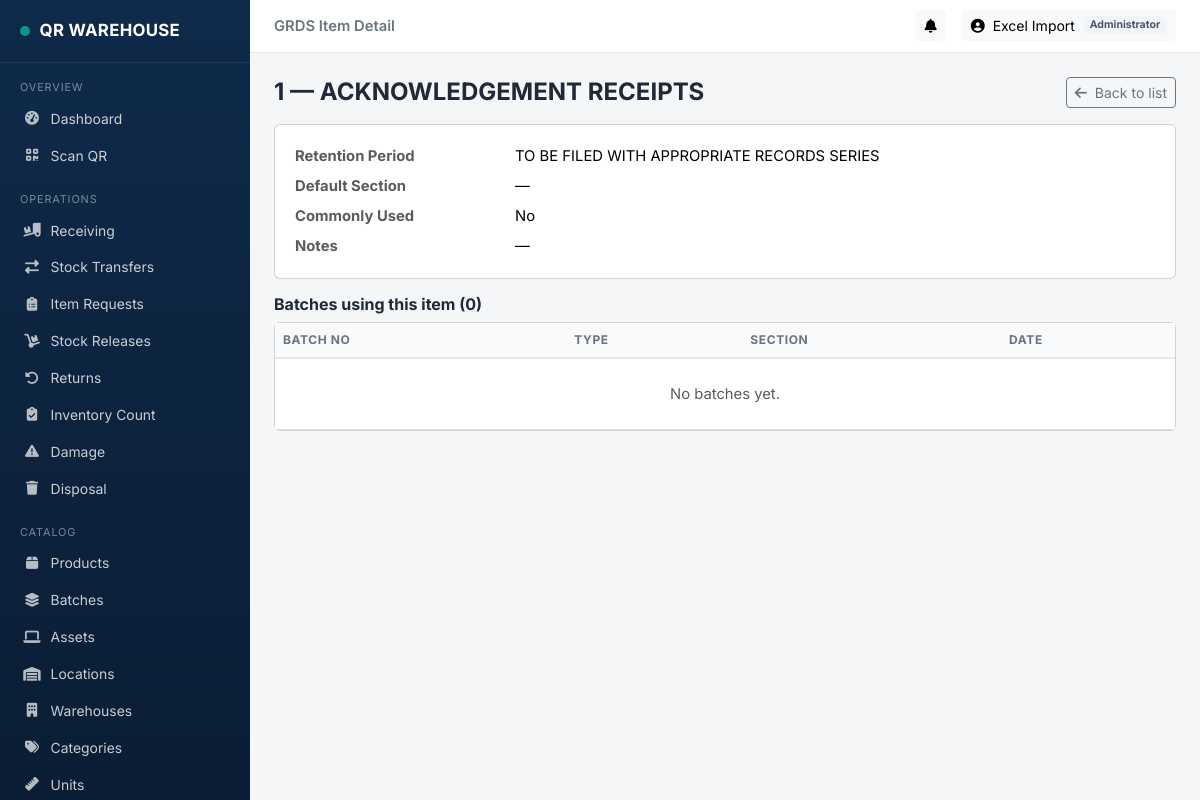
Screenshot of /records/grds-items/1/ (signed in) with the database file from the repository.
### backend/models.py (models this page shows, shortened)
class User(AbstractUser):
    class Role(models.TextChoices):
        ADMIN = 'admin', 'Administrator'
        MANAGER = 'manager', 'Warehouse Manager'
        STAFF = 'staff', 'Warehouse Staff'
        REQUESTER = 'requester', 'Requesting Department'
        AUDITOR = 'auditor', 'Auditor / Viewer'
    role = models.CharField(max_length=20, choices=Role.choices, default=Role.STAFF)
    employee_id = models.CharField(max_length=30, blank=True)
    department = models.CharField(max_length=100, blank=True)
    phone = models.CharField(max_length=30, blank=True)
    is_active_employee = models.BooleanField(default=True)

### records/models.py (models this page shows, shortened)
class GRDSItem(TimeStampedModel):
    class ScanningStatus(models.TextChoices):
        SCANNED = 'scanned', 'Scanned'
        UNSCANNED = 'unscanned', 'Unscanned'
        NOT_APPLICABLE = 'not_applicable', 'Not Applicable'
    item_no = models.CharField(
        max_length=30, unique=True,
        help_text="GRDS Item No. as printed in the schedule, e.g. 'SSSRDS 9', '74', '26'.")
    records_series_title = models.CharField(max_length=255)
    retention_period = models.CharField(
        max_length=150,
        help_text="Free text as GRDS defines it, e.g. '1 YEAR', "
                  "'10 YEARS POST-AUDITED, FINALLY SETTLED...', or "
                  "'TO BE FILED WITH APPROPRIATE RECORDS SERIES'.")
    default_section = models.ForeignKey(
        Section, on_delete=models.SET_NULL, null=True, blank=True, related_name='grds_items')
    is_commonly_used = models.BooleanField(
        default=False, help_text="Appears on the branch's BRANCH COMMONLY USED ITEMS shortlist.")
    default_scanning_status = models.CharField(
        max_length=20, choices=ScanningStatus.choices, blank=True)
    notes = models.TextField(blank=True)
    class Meta:
        ordering = ['item_no']

### records/views.py (the view)
# urls.py: path('grds-items/<int:pk>/', views.GRDSItemDetailView.as_view(), name='grds_item_detail'),
class GRDSItemDetailView(DetailView):
    model = GRDSItem
    template_name = 'records/grds_item_detail.html'
    context_object_name = 'item'
    def get_context_data(self, **kwargs):
        ctx = super().get_context_data(**kwargs)
        ctx['batches'] = self.object.batches.select_related('section')[:50]
        return ctx

### backend/context_processors.py (called while the page is built)
def notifications_processor(request):
    if not request.user.is_authenticated:
        return {}
    from .models import Notification
    qs = Notification.objects.filter(is_read=False).filter(
        Q(recipient=request.user) | Q(role_target=request.user.role)
    ).order_by('-created_at')[:8]
    return {
        'nav_notifications': qs,
        'nav_notifications_count': qs.count(),
    }

### records/templates/records/grds_item_detail.html (shortened to what this page needs)
{% extends "base.html" %}
{% block page_heading %}GRDS Item Detail{% endblock %}
{% block content %}
<div class="d-flex justify-content-between align-items-center mb-3">
  <h4 class="fw-bold mb-0">{{ item.item_no }} — {{ item.records_series_title }}</h4>
  <a href="{% url 'records:grds_item_list' %}" class="btn btn-sm btn-outline-secondary">
    <i class="fa-solid fa-arrow-left me-1"></i> Back to list
  </a>
</div>
<div class="card mb-3">
  <div class="card-body">
    <table class="table table-borderless table-sm mb-0">
      <tr><th class="text-muted" style="width:220px;">Retention Period</th><td>{{ item.retention_period }}</td></tr>
      <tr><th class="text-muted">Default Section</th><td>{{ item.default_section|default:"—" }}</td></tr>
      <tr><th class="text-muted">Commonly Used</th><td>{{ item.is_commonly_used|yesno:"Yes,No" }}</td></tr>
      <tr><th class="text-muted">Notes</th><td>{{ item.notes|default:"—" }}</td></tr>
    </table>
  </div>
</div>
<h6 class="fw-bold mb-2">Batches using this item ({{ batches|length }})</h6>
<div class="card">
  <div class="table-responsive">
    <table class="table table-hover align-middle mb-0">
      <thead>
        <tr class="text-uppercase small text-muted">
          <th>Batch No</th><th>Type</th><th>Section</th><th>Date</th>
        </tr>
      </thead>
      <tbody>
        {% for batch in batches %}
        <tr>
          <td><a href="{% url 'records:archive_batch_detail' batch.pk %}" class="fw-semibold text-decoration-none">{{ batch.batch_no }}</a></td>
          <td>{{ batch.get_batch_type_display }}</td>
          <td>{{ batch.section|default:"—" }}</td>
          <td>{{ batch.batch_date }}</td>
        </tr>
        {% empty %}
        <tr><td colspan="4" class="text-center text-muted py-4">No batches yet.</td></tr>
        {% endfor %}
      </tbody>
    </table>
  </div>
</div>
{% endblock %}

### backend/templates/base.html (shortened to what this page needs)
{% load static %}
<!DOCTYPE html>
<html lang="en">
<head>
<link rel="stylesheet" href="https://cdnjs.cloudflare.com/ajax/libs/bootstrap/5.3.3/css/bootstrap.min.css">
<link rel="stylesheet" href="https://cdnjs.cloudflare.com/ajax/libs/font-awesome/6.5.1/css/all.min.css">
<link rel="stylesheet" href="{% static 'css/style.css' %}">
</head>
<body>
{% if user.is_authenticated %}
<nav class="wh-sidebar" id="whSidebar">
  <div class="brand"><span class="badge-dot"></span> QR WAREHOUSE</div>
  <div class="nav-section">Overview</div>
  <a class="nav-link {% if request.resolver_match.url_name == 'home' %}active{% endif %}" href="{% url 'dashboard:home' %}"><i class="fa-solid fa-gauge-high"></i> Dashboard</a>
  <a class="nav-link {% if 'scanner' in request.path %}active{% endif %}" href="{% url 'core:scanner' %}"><i class="fa-solid fa-qrcode"></i> Scan QR</a>
  <div class="nav-section">Operations</div>
  <a class="nav-link {% if '/ops/receiving' in request.path %}active{% endif %}" href="{% url 'operations:receiving_list' %}"><i class="fa-solid fa-truck-ramp-box"></i> Receiving</a>
  <a class="nav-link {% if '/ops/transfers' in request.path %}active{% endif %}" href="{% url 'operations:transfer_list' %}"><i class="fa-solid fa-right-left"></i> Stock Transfers</a>
  <a class="nav-link {% if '/ops/requests' in request.path %}active{% endif %}" href="{% url 'operations:request_list' %}"><i class="fa-solid fa-clipboard-list"></i> Item Requests</a>
  <a class="nav-link {% if '/ops/releases' in request.path %}active{% endif %}" href="{% url 'operations:release_list' %}"><i class="fa-solid fa-dolly"></i> Stock Releases</a>
  <a class="nav-link {% if '/ops/returns' in request.path %}active{% endif %}" href="{% url 'operations:return_list' %}"><i class="fa-solid fa-rotate-left"></i> Returns</a>
  <a class="nav-link {% if '/ops/counts' in request.path %}active{% endif %}" href="{% url 'operations:count_list' %}"><i class="fa-solid fa-clipboard-check"></i> Inventory Count</a>
  <a class="nav-link {% if '/ops/damage' in request.path %}active{% endif %}" href="{% url 'operations:damage_list' %}"><i class="fa-solid fa-triangle-exclamation"></i> Damage</a>
  <a class="nav-link {% if '/ops/disposals' in request.path %}active{% endif %}" href="{% url 'operations:disposal_list' %}"><i class="fa-solid fa-trash"></i> Disposal</a>
  <div class="nav-section">Catalog</div>
  <a class="nav-link {% if '/inventory/products' in request.path %}active{% endif %}" href="{% url 'core:product_list' %}"><i class="fa-solid fa-box"></i> Products</a>
  <a class="nav-link {% if '/inventory/batches' in request.path %}active{% endif %}" href="{% url 'core:batch_list' %}"><i class="fa-solid fa-layer-group"></i> Batches</a>
  <a class="nav-link {% if '/inventory/assets' in request.path %}active{% endif %}" href="{% url 'core:asset_list' %}"><i class="fa-solid fa-laptop"></i> Assets</a>
  <a class="nav-link {% if '/inventory/locations' in request.path %}active{% endif %}" href="{% url 'core:location_list' %}"><i class="fa-solid fa-warehouse"></i> Locations</a>
  <a class="nav-link {% if '/inventory/warehouses' in request.path %}active{% endif %}" href="{% url 'core:warehouse_list' %}"><i class="fa-solid fa-building"></i> Warehouses</a>
  <a class="nav-link {% if '/inventory/categories' in request.path %}active{% endif %}" href="{% url 'core:category_list' %}"><i class="fa-solid fa-tags"></i> Categories</a>
  <a class="nav-link {% if '/inventory/units' in request.path %}active{% endif %}" href="{% url 'core:unit_list' %}"><i class="fa-solid fa-ruler"></i> Units</a>
</nav>
<div class="wh-content">
  <div class="wh-topbar">
    <div class="fw-semibold text-secondary d-none d-lg-block">{% block page_heading %}{% endblock %}</div>
    <div class="d-flex align-items-center gap-3">
      <div class="dropdown">
        <button class="btn btn-sm btn-light position-relative" data-bs-toggle="dropdown">
          <i class="fa-solid fa-bell"></i>
        </button>
      </div>
      <div class="dropdown">
        <button class="btn btn-sm btn-light d-flex align-items-center gap-2" data-bs-toggle="dropdown">
          <i class="fa-solid fa-circle-user"></i> {{ user.get_full_name|default:user.username }}
          <span class="badge badge-soft-secondary">{{ user.get_role_display }}</span>
        </button>
      </div>
    </div>
  </div>
  <div class="wh-page">
    {% block content %}{% endblock %}
  </div>
</div>
{% else %}
  {% block guest_content %}{% endblock %}
{% endif %}
</body>
</html>

### backend/static/css/style.css (style rules this page uses)
:root { --wh-navy: #0F2A4A; --wh-navy-dark: #0A1D34; --wh-slate: #1E3A5F; --wh-teal: #0D9488; --wh-teal-dark: #0B7A70; --wh-amber: #F59E0B; --wh-danger: #DC2626; --wh-success: #16A34A; --wh-bg: #F4F6F8; --wh-card: #FFFFFF; --wh-text: #1F2937; --wh-muted: #6B7280; --wh-border: #E5E7EB; --sidebar-width: 250px; }
body { background: var(--wh-bg); color: var(--wh-text); font-family: 'Inter', -apple-system, BlinkMacSystemFont, 'Segoe UI', Roboto, sans-serif; font-size: 0.925rem; }
.wh-sidebar { position: fixed; top:0; left:0; bottom:0; width: var(--sidebar-width); background: linear-gradient(180deg, var(--wh-navy) 0%, var(--wh-navy-dark) 100%); color: #fff; overflow-y: auto; z-index: 1030; }
.wh-sidebar .brand { padding: 1.15rem 1.25rem; font-weight: 700; font-size: 1.05rem; letter-spacing:.3px; border-bottom: 1px solid rgba(255,255,255,.08); display:flex; align-items:center; gap:.6rem; }
.wh-sidebar .brand .badge-dot { width:10px;height:10px;border-radius:50%;background:var(--wh-teal);display:inline-block; }
.wh-sidebar .nav-section { text-transform: uppercase; font-size:.68rem; letter-spacing:.08em; color: rgba(255,255,255,.45); padding: 1rem 1.25rem .35rem; }
.wh-sidebar .nav-link { color: rgba(255,255,255,.78); padding:.5rem 1.25rem; font-size:.87rem; border-left:3px solid transparent; display:flex; align-items:center; gap:.6rem; }
.wh-sidebar .nav-link i { width:18px; text-align:center; opacity:.9; }
.wh-content { margin-left: var(--sidebar-width); min-height:100vh; }
.wh-topbar { background:#fff; border-bottom:1px solid var(--wh-border); padding:.65rem 1.5rem; display:flex; align-items:center; justify-content:space-between; position:sticky; top:0; z-index:1020; }
.wh-page { padding: 1.5rem; }
a { color: var(--wh-teal-dark); text-decoration:none; }
.table thead th { background: #F8FAFC; font-size:.75rem; text-transform:uppercase; letter-spacing:.05em; color: var(--wh-muted); border-bottom:2px solid var(--wh-border); }
.badge-soft-secondary { background:#F1F5F9; color:#475569; }

### rows the page displays
User: get_full_name "Excel Import", role "Administrator"
GRDSItem: item_no "1", records_series_title "ACKNOWLEDGEMENT RECEIPTS", retention_period "TO BE FILED WITH APPROPRIATE RECORDS SERIES", default_section "—", is_commonly_used "No", notes "—"

### other values shown
{{ batches|length }} "0"
